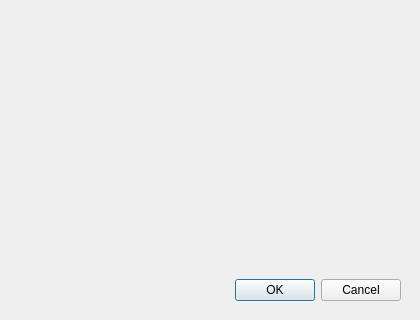
<?xml version="1.0" encoding="UTF-8"?>
<ui version="4.0">
 <class>Dialog</class>
 <widget class="QDialog" name="Dialog">
  <property name="geometry">
   <rect>
    <x>0</x>
    <y>0</y>
    <width>420</width>
    <height>320</height>
   </rect>
  </property>
  <property name="minimumSize">
   <size>
    <width>420</width>
    <height>320</height>
   </size>
  </property>
  <property name="maximumSize">
   <size>
    <width>420</width>
    <height>320</height>
   </size>
  </property>
  <property name="windowTitle">
   <string>Variable properties</string>
  </property>
  <widget class="QDialogButtonBox" name="buttonBox">
   <property name="geometry">
    <rect>
     <x>220</x>
     <y>270</y>
     <width>181</width>
     <height>41</height>
    </rect>
   </property>
   <property name="orientation">
    <enum>Qt::Horizontal</enum>
   </property>
   <property name="standardButtons">
    <set>QDialogButtonBox::Cancel|QDialogButtonBox::Ok</set>
   </property>
  </widget>
  <widget class="QWidget" name="gridLayoutWidget">
   <property name="geometry">
    <rect>
     <x>10</x>
     <y>10</y>
     <width>391</width>
     <height>251</height>
    </rect>
   </property>
   <layout class="QGridLayout" name="gridLayout"/>
  </widget>
 </widget>
 <resources/>
 <connections>
  <connection>
   <sender>buttonBox</sender>
   <signal>accepted()</signal>
   <receiver>Dialog</receiver>
   <slot>accept()</slot>
   <hints>
    <hint type="sourcelabel">
     <x>248</x>
     <y>254</y>
    </hint>
    <hint type="destinationlabel">
     <x>157</x>
     <y>274</y>
    </hint>
   </hints>
  </connection>
  <connection>
   <sender>buttonBox</sender>
   <signal>rejected()</signal>
   <receiver>Dialog</receiver>
   <slot>reject()</slot>
   <hints>
    <hint type="sourcelabel">
     <x>316</x>
     <y>260</y>
    </hint>
    <hint type="destinationlabel">
     <x>286</x>
     <y>274</y>
    </hint>
   </hints>
  </connection>
 </connections>
</ui>
